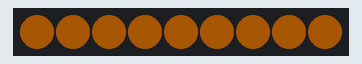
Recording of a sketch running on a simulated Arduino Uno, built with avr-gcc and run on an emulated ATmega328P. On the bench: 9 RGB LEDs in strip order, left to right. Dim RGB values are drawn brighter than linear; random numbers use the default seed unless the sketch sets one.

Above: at 0.64 s.
At 9.2 s:
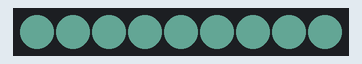
At 17.6 s:
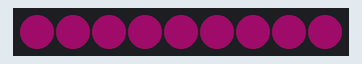
At 22.7 s:
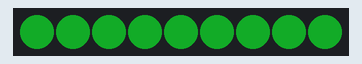
At 26.6 s:
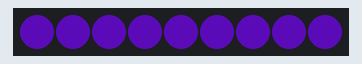
At 37.74 s:
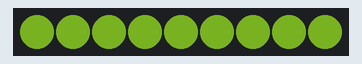

The sketch:

random_generator_LEDS.ino
```cpp
#include <FastLED.h>

// LED configuration
#define LED_PIN 14
#define NUM_LEDS 9
#define LED_TYPE WS2812B
#define COLOR_ORDER GRB
CRGB leds[NUM_LEDS];

void setup() {
  // Initialize LEDs
  FastLED.addLeds<LED_TYPE, LED_PIN, COLOR_ORDER>(leds, NUM_LEDS).setCorrection(TypicalLEDStrip);
  FastLED.setBrightness(80);

  // Seed random number generator
  randomSeed(analogRead(0));
}

void loop() {
  // Generate a random color
  CRGB randomColor = CRGB(random(0, 256), random(0, 256), random(0, 256));

  // Fade to the random color over 2 seconds
  fadeToColor(randomColor, 500);
}

void fadeToColor(CRGB targetColor, int durationMs) {
  int steps = 256; // Number of steps in the fade
  int delayTime = durationMs / steps;

  for (int step = 0; step <= steps; step++) {
    float fraction = step / float(steps);
    for (int i = 0; i < NUM_LEDS; i++) {
      leds[i] = blend(leds[i], targetColor, fraction * 255);
    }
    FastLED.show();
    delay(delayTime);
  }
}
```
